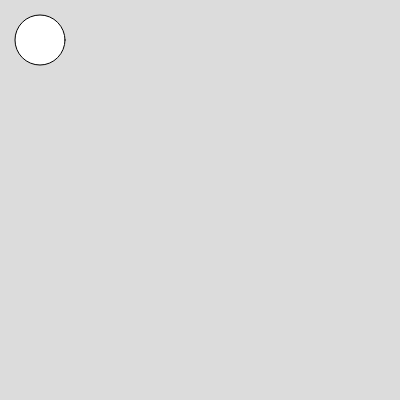
Frame 1 (no input)
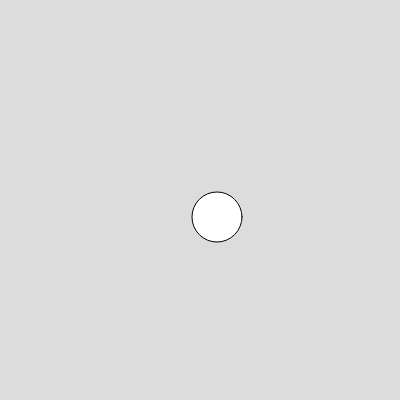
Frame 60 (no input)
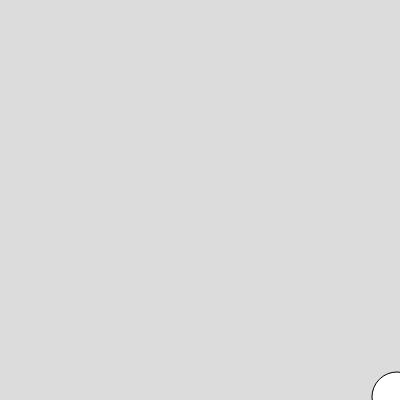
Frame 120 (the mouse pressed at the canvas centre since frame 60)

The p5.js sketch that drew these frames (run headless with seeded random() and noise() and a simulated clock; from frame 60 on, the mouse is pressed at the canvas centre):

// p5.js sketch
// ── sketch.js
var y
var x
var goLeft;
function setup() {
  createCanvas(400, 400);
  goLeft = false;
  x = 40;
  y = 40;
  speed = 3;
}

function draw() {
  background(220);
  
  ellipse(x,y,50,50)
  
  if (goLeft == false)
    
    {
      x = x + speed;
      
    }
  
 if (goLeft == true)
   
   {
     x = x - speed;
     
   }
  
  if (x > 400)
  {
    goLeft = true;
    
  }
  
  if (x < 0)
    
    {
      goLeft = false;
      
    }
  
  
  
  
  
  
  if (goLeft == false)
    
    {
      y = y + speed;
      
    }
  
 if (goLeft == true)
   
   {
     y = y - speed;
     
   }
  
  if (y > 400)
  {
    goLeft = true;
    
  }
  
  if (y < 0)
    
    {
      goLeft = false;
      
    }
  
    
  
 
  
    
  
  
}
